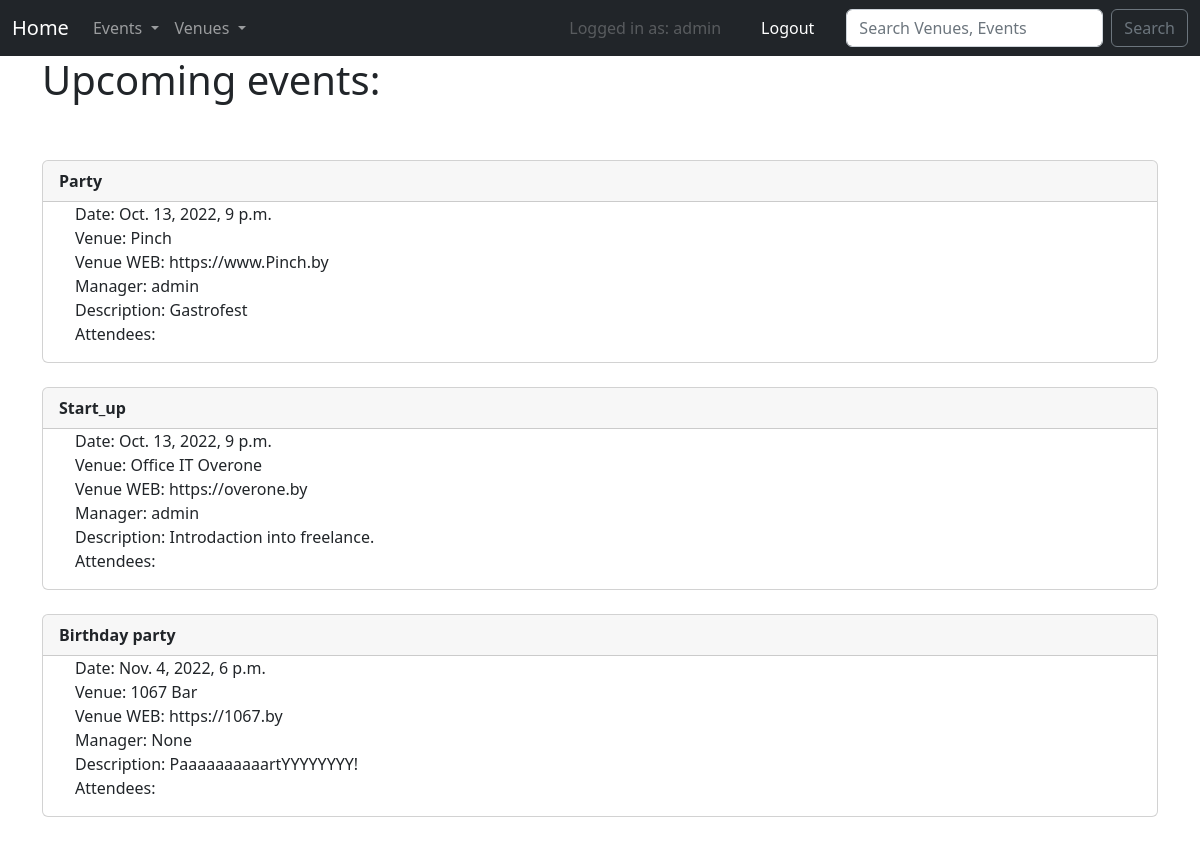
Page / (signed in) on the earlier database version.
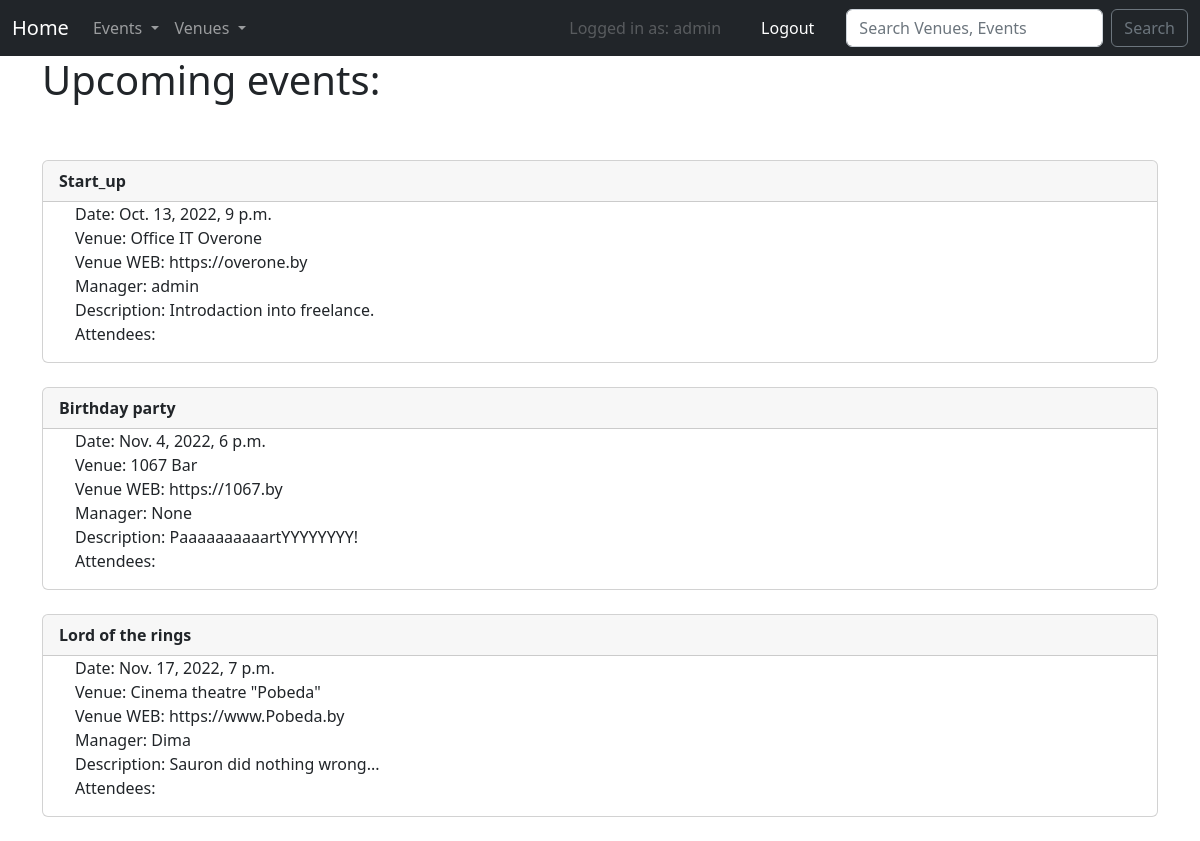
Same page on the later database version.
### events/models.py (models this page shows, shortened)
class Event(models.Model):
    name = models.CharField('Event Name', max_length=120)
    event_date = models.DateTimeField('Event Date')
    venue = models.ForeignKey(Venue, blank=True, null=True, on_delete=models.CASCADE)
    manager = models.ForeignKey(User, blank=True, null=True, on_delete=models.SET_NULL, related_name='manager')
    description = models.TextField(blank=True)
    attendees=models.ManyToManyField(user_model, blank=False)
    def caps(self):
        return str(self.name).capitalize()

class Venue(models.Model):
    name = models.CharField('Venue Name', max_length=120)
    address = models.CharField(max_length=300)
    zip_code = models.CharField('Zip Code', max_length=15, blank=True)
    phone = models.CharField('Contact Phone', max_length=25)
    web = models.URLField('Website Address', blank=True)
    email_address = models.EmailField('Email Address', blank=True)
    owner = models.IntegerField("Venue Owner", blank=False, default=1)
    venue_image = models.ImageField(null=True, blank=True, upload_to="images/")
    def __str__(self):
        return self.name

### events/views.py (the view)
    def wrapper(*args, **kwargs):
        if args[0].user.is_authenticated:
            res = f(*args, **kwargs)
            return res
        else:
            return redirect('login')

### events/views.py (called while the page is built)
def authenticated(f):
    def wrapper(*args, **kwargs):
        if args[0].user.is_authenticated:
            res = f(*args, **kwargs)
            return res
        else:
            return redirect('login')
    return wrapper

@authenticated
def home(request):
    name = request.user
    events = Event.objects.all().order_by('event_date', 'name')
    event_list=[]
    for event in events:
        if event.event_date>timezone.now():
            event_list.append(event)
    context= {'name':name}
    if event_list:
        try:
            context['event_list'] = event_list[:3]
        except IndexError:
            context['event_list'] = event_list
    return render(request, 'events/home.html', context)

### events/templates/events/home.html (shortened to what this page needs)
{% extends 'events/base.html' %}
{% block content %}
    <h1>Upcoming events:</h1>
    <br></br>
    {% for event in event_list %}
        <div class="card" >
  <div class="card-header">
    <strong>{{event.caps}}</strong>
  </div>
  <ul>
    <li class="list-group-item">Date: {{event.event_date}}</li>
        <li class="list-group-item">Venue: {{event.venue}}</li>
        <li class="list-group-item">Venue WEB: {{event.venue.web}}</li>
        <li class="list-group-item">Manager: {{event.manager}}</li>
        <li class="list-group-item">Description: {{event.description}}</li>
        <li class="list-group-item">Attendees:
  </ul>
</div>
<br>
{% endfor %}
{% endblock %}

### events/templates/events/base.html (shortened to what this page needs)
<!doctype html>
<html lang="en">
  <head>
    <link href="https://cdn.jsdelivr.net/npm/bootstrap@5.2.0/dist/css/bootstrap.min.css" rel="stylesheet">
  </head>
  <body>
    {% include 'events/navbar.html' %}
    <div class="container">
      {% block content %}
      {% endblock %}
    </div>
  </body>
</html>

### events/templates/events/navbar.html (shortened to what this page needs)
<nav class="navbar navbar-expand-lg navbar-dark bg-dark" xmlns="http://www.w3.org/1999/html">
  <div class="container-fluid">
    <a class="navbar-brand" href="{% url 'home' %}">Home</a>
    <div class="collapse navbar-collapse" id="navbarSupportedContent">
      <ul class="navbar-nav me-auto mb-2 mb-lg-0">
        <li class="nav-item dropdown">
          <a class="nav-link dropdown-toggle" href="#" role="button" data-bs-toggle="dropdown" aria-expanded="false">
            Events
          </a>
        </li>
        <li class="nav-item dropdown">
          <a class="nav-link dropdown-toggle" href="#" role="button" data-bs-toggle="dropdown" aria-expanded="false">
            Venues
          </a>
        </li>
      </ul>
      <ul class="navbar-nav ml-auto">
      {% if  user.is_authenticated %}
          <li class="nav-item">
            <a class="nav-link disabled">Logged in as: {{ user }}</a>
          </li>
          <li class="nav-item px-4">
            <a class="nav-link active" aria-current="page" href="{% url 'logout' %}">Logout</a>
          </li>
      {% endif %}
      </ul>
      <ul class="navbar-nav ml-auto">
      <form class="d-flex" role="search" method="POST"
            action="{% url 'search-venues' %}">
        <input class="form-control me-2" type="search" placeholder="Search Venues, Events" aria-label="Search" name="searched">
        <button class="btn btn-outline-secondary" type="submit">Search</button>
      </form>
      </ul>
    </div>
  </div>
</nav>

Differences in the rows shown:
removed Event: caps "Party", event_date "Oct. 13, 2022, 9 p.m.", venue "Pinch", venue.web "https://www.Pinch.by", manager "admin", description "Gastrofest"
now on this page (row unchanged): Event: caps "Lord of the rings", event_date "Nov. 17, 2022, 7 p.m.", venue "Cinema theatre \"Pobeda\"", venue.web "https://www.Pobeda.by", manager "Dima", description "Sauron did nothing wrong..."
